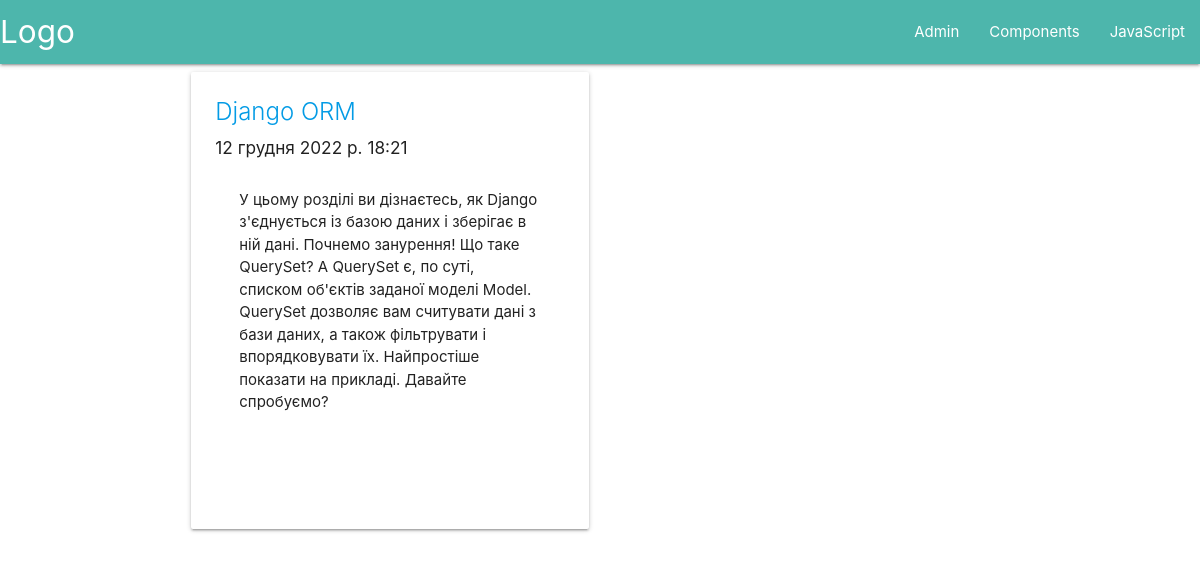
Page /django_orm/ on the committed database.
### blog/models.py (models this page shows, shortened)
class Post(models.Model):
    title = models.CharField(max_length=100)
    text = models.TextField()
    created_at = models.DateTimeField(default=timezone.now)
    post_slug = models.CharField(max_length=80, default="default_post")

### blog/views.py (the view)
# urls.py: path('<slug>/', views.slug_process),
def slug_process(request, slug):
    post_slugs = [ p.post_slug for p in Post.objects.all()]
    if slug in post_slugs:
        post = Post.objects.get(post_slug = slug)
        data_dict = { 'post': post }
        return render(request, 'post_view.html', data_dict)

### blog/templates/post_view.html
{% extends 'navbar.html' %}
    {% block content %}
    <div class="container">
        {% if post %}
            <div class="row">
                <div class="col s12 l6">
                    <div class="card">
                        <div class="card-content">
                            <span class="card-title">
                                <a href="/">{{ post.title }}</a>
                            </span>
                            <h6>{{ post.created_at }}</h6>
                            <div class="card-content">{{ post.text }}</div>
                            <br><br><br>
                        </div>
                    </div>
                </div>
            </div>
        {% endif %}
    </div>
    {% endblock %}

### rows in the picture
Post: title "Django ORM", created_at "12 грудня 2022 р. 18:21", text "У цьому розділі ви дізнаєтесь, як Django з'єднується із базою даних і зберігає в ній дані. Почнемо занурення! Що таке QuerySet? A QuerySet є, по суті, списком об'єктів заданої моделі Model. QuerySet дозволяє вам считувати дані з бази даних, а також фільтрувати і впорядковувати їх. Найпростіше показати на прикладі. Давайте спробуємо?"
